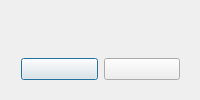
<?xml version="1.0" encoding="UTF-8"?>
<ui version="4.0">
    <class>quoteDialog</class>
    <widget class="QDialog" m_name="quoteDialog">
        <property m_name="geometry">
            <rect>
                <x>0</x>
                <y>0</y>
                <width>475</width>
                <height>208</height>
            </rect>
        </property>
        <property m_name="windowTitle">
            <string>Quote of the Day</string>
        </property>
        <layout class="QVBoxLayout" m_name="verticalLayout">
            <item>
                <widget class="QFrame" m_name="frameQuote">
                    <layout class="QHBoxLayout" m_name="horizontalLayout">
                        <item>
                            <widget class="QLabel" m_name="label">
                                <property m_name="font">
                                    <font>
                                        <family>Times New Roman</family>
                                        <pointsize>10</pointsize>
                                        <italic>true</italic>
                                        <bold>true</bold>
                                    </font>
                                </property>
                                <property m_name="text">
                                    <string>TextLabel</string>
                                </property>
                                <property m_name="alignment">
                                    <set>Qt::AlignCenter</set>
                                </property>
                                <property m_name="wordWrap">
                                    <bool>true</bool>
                                </property>
                            </widget>
                        </item>
                    </layout>
                </widget>
            </item>
            <item>
                <widget class="QFrame" m_name="frameButtons">
                    <property m_name="maximumSize">
                        <size>
                            <width>16777215</width>
                            <height>40</height>
                        </size>
                    </property>
                    <property m_name="styleSheet">
                        <string notr="true">QFrame {
                            border: none;
                            }
                        </string>
                    </property>
                    <layout class="QHBoxLayout" m_name="horizontalLayout_2">
                        <item>
                            <spacer m_name="horizontalSpacer">
                                <property m_name="orientation">
                                    <enum>Qt::Horizontal</enum>
                                </property>
                                <property m_name="sizeHint" stdset="0">
                                    <size>
                                        <width>40</width>
                                        <height>20</height>
                                    </size>
                                </property>
                            </spacer>
                        </item>
                        <item>
                            <widget class="QPushButton" m_name="buttonPrevious">
                                <property m_name="minimumSize">
                                    <size>
                                        <width>80</width>
                                        <height>25</height>
                                    </size>
                                </property>
                                <property m_name="cursor">
                                    <cursorShape>PointingHandCursor</cursorShape>
                                </property>
                                <property m_name="text">
                                    <string>Previous</string>
                                </property>
                            </widget>
                        </item>
                        <item>
                            <widget class="QPushButton" m_name="buttonNext">
                                <property m_name="minimumSize">
                                    <size>
                                        <width>80</width>
                                        <height>25</height>
                                    </size>
                                </property>
                                <property m_name="cursor">
                                    <cursorShape>PointingHandCursor</cursorShape>
                                </property>
                                <property m_name="text">
                                    <string>Next</string>
                                </property>
                            </widget>
                        </item>
                    </layout>
                </widget>
            </item>
        </layout>
    </widget>
    <resources/>
    <connections/>
</ui>
